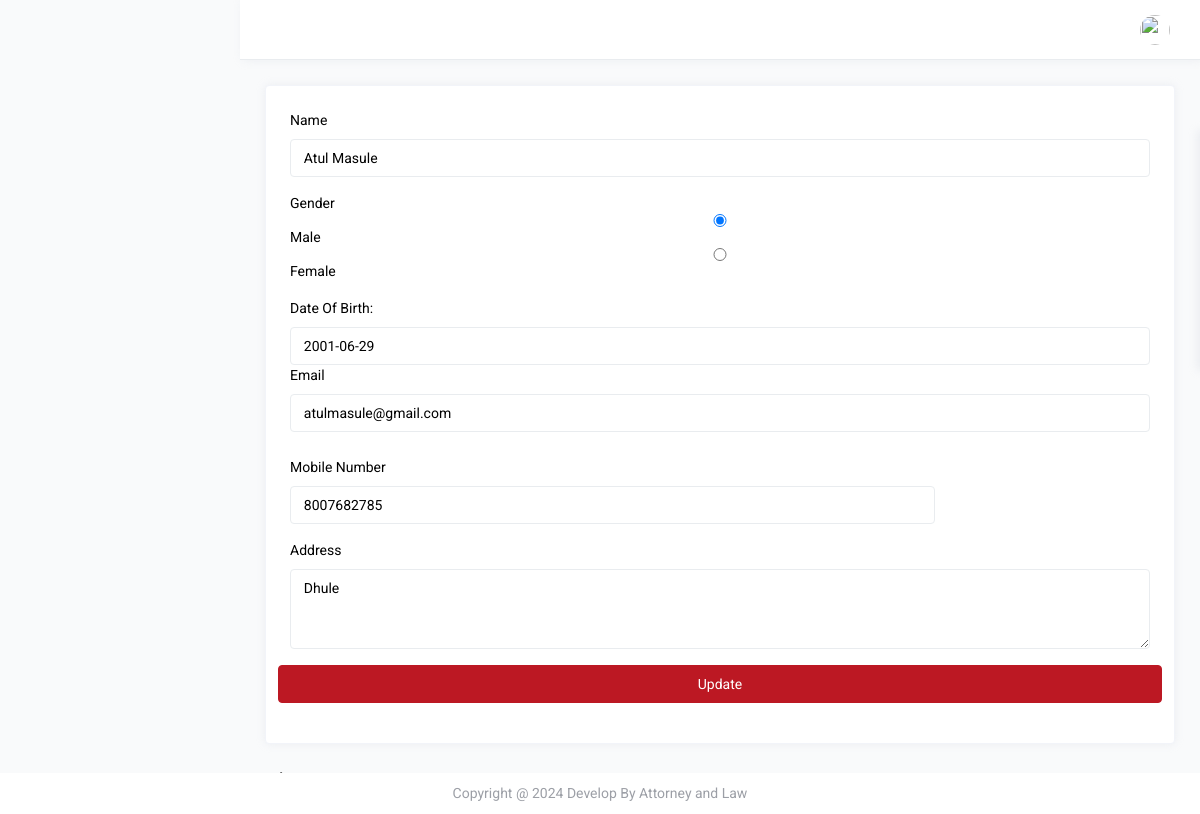
/lawyer-appointment-system/clients/control/edit_client.php?id=22 (signed in), run on the app's committed database.
### tables this page shows
CREATE TABLE `clients` (
  `id` int(11) NOT NULL,
  `name` varchar(50) NOT NULL,
  `gender` varchar(10) NOT NULL,
  `dob` varchar(50) NOT NULL,
  `email` varchar(50) NOT NULL,
  `password` varchar(255) DEFAULT NULL,
  `mobile` varchar(20) NOT NULL,
  `address` varchar(100) NOT NULL,
  `status` varchar(20) NOT NULL COMMENT '0-active,1-deactive'
);

### lawyer-appointment-system/clients/control/edit_client.php (the view, shortened to what this page needs)
 <?php
include("../auth/header.php");
include 'connection1.php';
			?>
			<?php
 if(isset($_GET['id'])){
	$uid = $_GET['id'];
	$sql = "select * from clients where id='$uid'";
	$result = $conn->query($sql);
	if($result->num_rows > 0){
		$row = $result->fetch_array();
	}
 }
 ?>
<html>
<head>
</head>
<body>
<div class="page-content">
         <div class="row">
					<div class="col-md-12 grid-margin stretch-card">
						<div class="card">
							<div class="card-body">
								<form method="post" enctype="multipart/form-data">
									<div class="mb-3">
										<label for="exampleInputText1" class="form-label">Name</label>
										<input type="text" class="form-control" name="name" id="exampleInputText1" value="<?php echo $row['name'];?>" placeholder="Enter Name">
										</div>
										<div class="row mb-3">
											<label class="gender">
												Gender
											</label>
											<input type="radio"  name="gender" value="Male"<?php if($row['gender']=="Male") echo 'checked';?>>
											<label>
												Male
											</label>
											<input type="radio"  name="gender" Value="Female"<?php if($row['gender']=="Female") echo 'checked';?>>
											<label>
												Female
											</label>
											</div>
										<div class="row mb-3">
										<div class="col">
											<label class="form-label">Date Of Birth:</label>
											<input type="text" class="form-control mb-4 mb-md-0" name="dob" value="<?php echo $row['dob'];?>" data-inputmask="'alias': 'datetime'" data-inputmask-inputformat="dd/mm/yyyy"/>
										</div>
										<div class="mb-3">
										<label for="exampleInputEmail3" class="form-label">Email</label>
										<input type="email" name="email" class="form-control" id="exampleInputEmail3" value="<?php echo $row['email'];?>" placeholder="Enter Email">
									</div>
									<div class="mb-3">
										<label for="exampleInputMobile" class="col-sm-3 col-form-label">Mobile Number</label>
										<div class="col-sm-9">
											<input type="text" class="form-control" name="mobile" value="<?php echo $row['mobile'];?>" id="exampleInputMobile" placeholder="Mobile number">
										</div>
									</div>
									<div class="mb-3">
										<label for="exampleFormControlTextarea1" class="form-label"> Address </label>
										<textarea class="form-control" name="address" id="exampleFormControlTextarea1" rows="3"><?php echo $row['address'];?></textarea>
									</div>
									<button class="btn btn-primary" name="Edit" type="submit">Update</button>
								</form>
							</div>
						</div>
					</div>
				</div>
</div>
</body>
</html>
<?php
include("../auth/footer.php");
      ?>

### data on the page
clients: name "Atul Masule", gender "☑", dob "2001-06-29", email "atulmasule@gmail.com", mobile "8007682785", address "Dhule"
